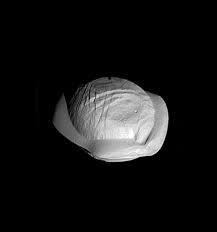
#> input picture PyCharm/pic/Ind.jpg, 217 x 232 px
$ jupyter execute --allow-errors Lab10_Ind.ipynb
#> lines starting #> are read from the running program, lines starting #| are printed output that depends on the picture; after the words box and inside, x2 and y2 are one past the last pixel; in counts of white or black regions, pixels touching at a corner belong together
# В качестве фото использовался снимок огромного пельменя в межпланетаронм пространстве солнечной системы

[cell 1]
import cv2
import numpy as np
import matplotlib.pyplot as plt

[cell 2]
image =  cv2.imread('pic/Ind.jpg', cv2.COLOR_BGR2RGB)
#> image is the input picture: shape (232, 217, 3); min 0, max 255, mean 21.7

plt.subplot(131)
plt.title('Оригинал')
plt.axis('off')
plt.imshow(image);

img = cv2.cvtColor(image, cv2.COLOR_BGR2GRAY)
ret,thresh = cv2.threshold(img,30,255, cv2.THRESH_BINARY)
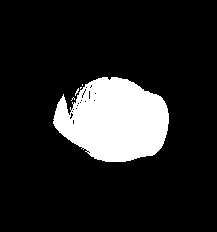
#> thresh: shape (232, 217); 14.3% white; 5 white regions (4 under 20 px), largest, box (x1, y1, x2, y2) and area: (53, 77, 169, 162) 7155
#> (the rest of this cell did not finish here and is left out)

Контур бинарного изображения обводим минимально возможным прямоугольником

#> (a cell that did not finish here is left out)

Выравниваем изображение

[cell 4]
rows,cols = img.shape
#> rows = 232; cols = 217
M = cv2.getRotationMatrix2D((cols/2,rows/2),32.2,1)
dst = cv2.warpAffine(img,M,(cols,rows))
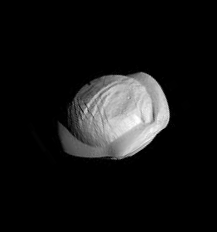
#> dst: shape (232, 217); min 0, max 255, mean 21.7
plt.imshow(dst, cmap='gray');

Получаем новые контуры

[cell 5]
ret,thresh = cv2.threshold(dst,30,255, cv2.THRESH_BINARY)
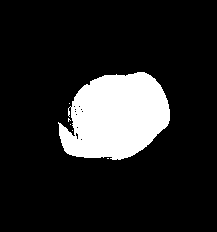
#> thresh: shape (232, 217); 14.4% white; 6 white regions (5 under 20 px), largest, box (x1, y1, x2, y2) and area: (58, 72, 170, 160) 7230
#> (the rest of this cell did not finish here and is left out)

Обрезаем всё, что не входит в контур

[cell 6]
out = np.zeros_like(dst)
#> (the rest of this cell did not finish here and is left out)

Меняем размер изображения

[cell 7]
piece = cv2.resize(out, (200,100), interpolation=cv2.INTER_LINEAR)
#> out: shape (232, 217); every value is 0
(h, w) = piece.shape[:2]
#> h = 100; w = 200
print(w,h)
#| 200 100
plt.imshow(piece, cmap='gray');
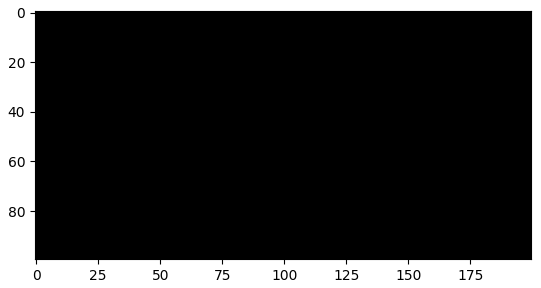
#> figure drawn by matplotlib, 1 panel

Производим аффинное преобразование изменённого изображения

[cell 8]
pts1 = np.float32([[50,50],[200,50],[50,200]])
pts2 = np.float32([[10,100],[200,50],[100,250]])

M = cv2.getAffineTransform(pts1,pts2)
dst = cv2.warpAffine(piece,M,(cols,rows))
#> piece: shape (100, 200); every value is 0

plt.imshow(dst, cmap='gray');
